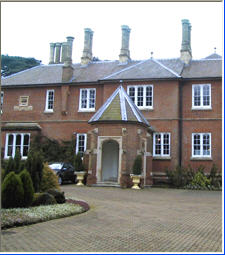
#> input picture python/images/house.jpg, 225 x 255 px
$ python show_pbc_to_cgc.py images/house.jpg
#> lines starting #> are read from the running program, lines starting #| are printed output that depends on the picture
### python/bpcs.py
import numpy as np

from PIL import Image

SHINOBI = np.array([ord(c) for c in "SHINOBI"], dtype=np.uint8) # tail of secret data
TAIL    = np.array([ord(c) for c in "TAIL"],    dtype=np.uint8) # tail of conjuction map

def read_image_as_numpy(path):
#> called with path = 'images/house.jpg'
    img = Image.open(path) # read img
#> img is the input picture: PIL image 225x255 RGB; mean R, G, B 145, 143.2, 141.1
    arr = np.array(img)    # convert to numpy array
    return arr

# [17 lines left out: functions padding, read_message_as_numpy, not called in this run]

def to_binary(arr):
    if len(arr.shape)==3: # 3 channels (R, G, B)
        bits = np.unpackbits(arr, axis=2) # [[[128,128,128]...]...] => [[[100000001000000010000000]...]...]
        bits = bits.reshape(bits.shape[:2]+(arr.shape[2], 8,)) # divide each color (h, w, c*8) => (h, w, c, 8)
        return bits
    elif len(arr.shape)==2: # 2 channels gray-scale
        bits = np.unpackbits(arr, axis=1)
        bits = bits.reshape(bits.shape[:1]+(arr.shape[1], 8,)) # (h, w*8) => (h, w, 8)
        return bits
    elif len(arr.shape)==1:
        org = arr.shape             # original shape
        arr = np.unpackbits(arr)
        arr = arr.reshape(org+(8,)) # (original shape*bits) => (original shape, 8)
        return arr
    else:
        print("Unsupported shape of image")
        exit(1)
    return None

def to_image(arr):
    if len(arr.shape)==4: # for 3 channels (R, G, B)
        arr = arr.reshape(arr.shape[:2]+(arr.shape[2]*arr.shape[3],)) # (h, w, c, 8) => (h, w, c*8)
        arr = np.packbits(arr, axis=2)
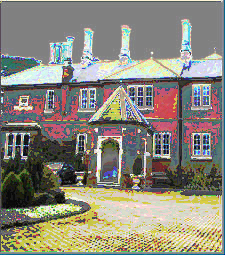
#> arr: shape (255, 225, 3); mean of channels 0, 1, 2 138.5, 135.4, 123.5; drawn as R, G, B
        return arr
    elif len(arr.shape)==3: # for 2 channels gray-scale
        arr = arr.reshape(arr.shape[:1]+(arr.shape[1]*arr.shape[2],)) # (h, w, 8) => (h, w*8)
        arr = np.packbits(arr, axis=1)
        return arr
    else:
        print("Unsupported shape of image")
        exit(1)
    return None

def pbc_to_cgc(arr):
    """
    ref:http://datahide.org/BPCSj/pbc-vs-cgc-j.html
    """
    if len(arr.shape)==3 and arr.shape[2]==3:
        print("Please first convert to binary. i.e. arr = to_binary(arr)")
        exit(1)
    cgc = arr.copy()
    if len(cgc.shape)==4: # RGB
        for i in range(1, 8):
            cgc[:,:,:,i] = np.logical_xor(arr[:,:,:,i-1], arr[:,:,:,i]) # gi = bi-1^bi
    elif len(cgc.shape)==3: # gray-scale
        for i in range(1, 8):
            cgc[:,:,i] = np.logical_xor(arr[:,:,i-1], arr[:,:,i]) # gi = bi-1^bi
    else:
        print("Unsupported shape of image")
        exit(1)
    return cgc

# [55 lines left out: functions cgc_to_pbc, extract_bitplane, get_block_as_iter, complexity, create_wb, not called in this run]

def complication(block):
    wb = create_wb(block.shape)
    return np.uint8(np.logical_xor(block, wb))

# [91 lines left out: functions conjugation_map, secret_blocks, encode, decode_block, decode, not called in this run]

### python/show_pbc_to_cgc.py
import sys
import numpy as np
import bpcs  as bp

from PIL import Image

if len(sys.argv)<2:
    print("USAGE: {0} <PATH>".format(sys.argv[0]))
    print("    PATH:  image path")
    exit(1)

PATH  = sys.argv[1]

arr = bp.read_image_as_numpy(PATH)
if len(arr.shape)<2 or len(arr.shape)>3:
    print("Unsupported shape of image")
    exit(1)
arr = bp.to_binary(arr)
arr = bp.pbc_to_cgc(arr)
# arr = bp.cgc_to_pbc(arr)
arr = bp.to_image(arr)
Image.fromarray(np.uint8(arr)).show()             # show image
# Image.fromarray(np.uint8(arr)).save("test.png") # save image
